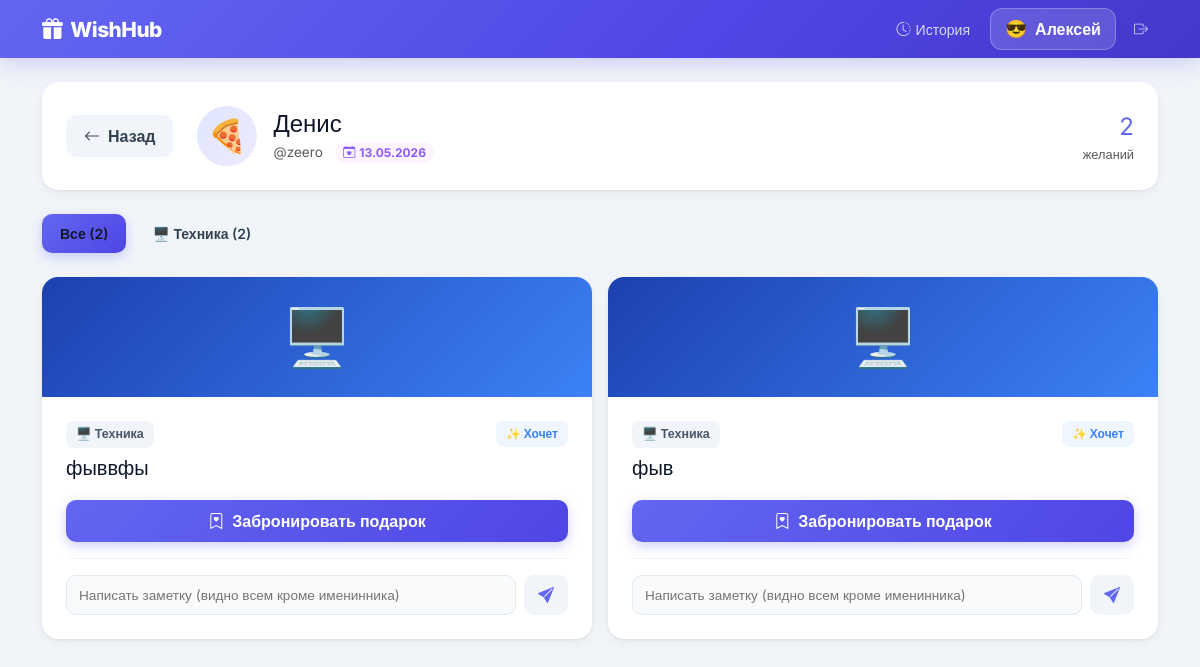
Screenshot of /user/2 (signed in) with the database file from the repository.
### app.py (models this page shows)
class User(UserMixin, db.Model):
    id            = db.Column(db.Integer, primary_key=True)
    username      = db.Column(db.String(50), unique=True, nullable=False)
    password_hash = db.Column(db.String(255), nullable=False)
    name          = db.Column(db.String(50), nullable=False)
    is_admin      = db.Column(db.Boolean, default=False)
    birthday      = db.Column(db.Date, nullable=True)
    emoji         = db.Column(db.String(10), default='🎁')
    wishes        = db.relationship('WishItem', backref='owner', lazy=True, foreign_keys='WishItem.user_id')

class WishItem(db.Model):
    id           = db.Column(db.Integer, primary_key=True)
    title        = db.Column(db.String(100), nullable=False)
    description  = db.Column(db.Text, nullable=True)
    link         = db.Column(db.String(500), nullable=True)
    image_url    = db.Column(db.String(500), nullable=True)
    price        = db.Column(db.Float, nullable=True)
    category     = db.Column(db.String(20), default='other')
    priority     = db.Column(db.String(20), default='medium')
    user_id      = db.Column(db.Integer, db.ForeignKey('user.id'), nullable=False)
    booked_by_id = db.Column(db.Integer, db.ForeignKey('user.id'), nullable=True)
    is_purchased = db.Column(db.Boolean, default=False)
    purchased_at = db.Column(db.DateTime, nullable=True)
    created_at   = db.Column(db.DateTime, default=datetime.utcnow)
    booked_by    = db.relationship('User', foreign_keys=[booked_by_id])

### app.py (the view)
@app.route('/user/<int:user_id>')
@login_required
def view_wishlist(user_id):
    if user_id == current_user.id:
        return redirect(url_for('my_wishlist'))
    target_user = db.session.get(User, user_id)
    if not target_user:
        abort(404)
    wishes = WishItem.query.filter_by(user_id=user_id, is_purchased=False)\
                           .order_by(WishItem.created_at.desc()).all()
    return render_template('wishlist.html', target_user=target_user, wishes=wishes,
                           category_map=CATEGORY_MAP, categories=CATEGORIES)

### app.py (called while the page is built)
@login_manager.user_loader
def load_user(user_id):
    return db.session.get(User, int(user_id))

### templates/wishlist.html (shortened to what this page needs)
{% extends "base.html" %}
{% block content %}
<div class="card-w p-4 mb-4">
  <div class="d-flex flex-wrap align-items-center gap-4">
    <a href="{{ url_for('index') }}" class="btn btn-w btn-w-light">
      <i class="bi bi-arrow-left me-1"></i> Назад
    </a>
    <div class="d-flex align-items-center gap-3 flex-grow-1">
      <div class="d-flex align-items-center justify-content-center rounded-circle"
           style="width:60px;height:60px;font-size:2rem;background:linear-gradient(135deg,#e0e7ff,#ede9fe);flex-shrink:0">
        {{ target_user.emoji }}
      </div>
      <div>
        <h4 class="fw-800 mb-0">{{ target_user.name }}</h4>
        <span class="text-muted" style="font-size:.85rem">@{{ target_user.username }}</span>
        {% if target_user.birthday %}
        <span class="badge ms-2 rounded-pill px-2 py-1" style="background:#fdf4ff;color:#8b5cf6;font-size:.75rem">
          <i class="bi bi-calendar-heart me-1"></i>{{ target_user.birthday.strftime('%d.%m.%Y') }}
        </span>
        {% endif %}
      </div>
    </div>
    {% set total = wishes|length %}
    {% set booked = wishes|selectattr('booked_by_id')|list|length %}
    <div class="text-end">
      <div class="fw-700" style="font-size:1.5rem;color:#6366f1">{{ total }}</div>
      <div class="text-muted" style="font-size:.8rem">желаний</div>
    </div>
  </div>
</div>
{% if wishes %}
<div class="d-flex gap-2 flex-wrap mb-4">
  <button class="btn btn-w btn-w-primary btn-sm filter-btn active" data-cat="all">Все ({{ total }})</button>
  {% for key, emoji, label, grad in categories %}
    {% set count = wishes|selectattr('category','equalto',key)|list|length %}
    {% if count > 0 %}
    <button class="btn btn-w btn-w-light btn-sm filter-btn" data-cat="{{ key }}">{{ emoji }} {{ label }} ({{ count }})</button>
    {% endif %}
  {% endfor %}
</div>
{% endif %}
{% if wishes %}
<div class="row g-3" id="wish-grid">
  {% for wish in wishes %}
  <div class="col-md-6 wish-col" data-cat="{{ wish.category }}">
    <div class="card-w h-100" id="wish-{{ wish.id }}">
      {% if wish.image_url %}
      <div style="height:180px;border-radius:16px 16px 0 0;overflow:hidden">
        <img src="{{ wish.image_url }}" alt="{{ wish.title }}"
             style="width:100%;height:100%;object-fit:cover"
             onerror="this.parentElement.innerHTML='<div style=\'height:180px;border-radius:16px 16px 0 0;background:{{ category_map[wish.category].gradient }};display:flex;align-items:center;justify-content:center;font-size:4rem\'></div>'">
      </div>
      {% else %}
      <div style="height:120px;border-radius:16px 16px 0 0;background:{{ category_map[wish.category].gradient }};display:flex;align-items:center;justify-content:center;font-size:3.5rem">
        {{ category_map[wish.category].emoji }}
      </div>
      {% endif %}
      <div class="p-4">
        <div class="d-flex justify-content-between align-items-start mb-2">
          <span class="cat-chip">{{ category_map[wish.category].emoji }} {{ category_map[wish.category].label }}</span>
          {% if wish.priority == 'high' %}
          <span class="badge-priority prio-high">🔥 Очень хочет</span>
          {% elif wish.priority == 'low' %}
          <span class="badge-priority prio-low">💭 Не срочно</span>
          {% else %}
          <span class="badge-priority prio-medium">✨ Хочет</span>
          {% endif %}
        </div>
        <h5 class="fw-700 mb-1">{{ wish.title }}</h5>
        {% if not wish.booked_by_id %}
        <form method="POST" action="{{ url_for('book_item', item_id=wish.id) }}">
          <button type="submit" class="btn btn-w btn-w-primary w-100">
            <i class="bi bi-bookmark-heart me-1"></i> Забронировать подарок
          </button>
        </form>
        {% else %}
        <div class="text-center py-2 px-3 rounded-3" style="background:#f1f5f9">
          <span class="text-muted fw-600" style="font-size:.9rem">
            <i class="bi bi-lock-fill me-1"></i> Уже берёт: {{ wish.booked_by.name }} {{ wish.booked_by.emoji }}
          </span>
        </div>
        {% endif %}
        <div class="mt-3 pt-3" style="border-top:1px solid #f1f5f9">
          <form method="POST" action="{{ url_for('add_comment', item_id=wish.id) }}" class="d-flex gap-2">
            <input type="text" name="text" class="input-w" placeholder="Написать заметку (видно всем кроме именинника)" style="font-size:.85rem;padding:8px 12px">
            <button type="submit" class="btn btn-w btn-w-light" style="flex-shrink:0;padding:8px 14px">
              <i class="bi bi-send-fill" style="color:#6366f1"></i>
            </button>
          </form>
        </div>
      </div>
    </div>
  </div>
  {% endfor %}
</div>
{% else %}
<div class="text-center py-5 card-w">
  <div style="font-size:4rem">🌟</div>
  <h4 class="fw-700 mt-3">Список желаний пока пуст</h4>
  <p class="text-muted">{{ target_user.name }} ещё не добавил желания. Может, намекнуть? 😉</p>
</div>
{% endif %}
{% endblock %}

### templates/base.html (shortened to what this page needs)
<!DOCTYPE html>
<html lang="ru">
<head>
<link href="https://cdn.jsdelivr.net/npm/bootstrap@5.3.0/dist/css/bootstrap.min.css" rel="stylesheet">
<link href="https://cdn.jsdelivr.net/npm/bootstrap-icons@1.11.3/font/bootstrap-icons.min.css" rel="stylesheet">
</head>
<body>
<nav class="navbar navbar-expand-lg navbar-custom py-2 mb-4">
  <div class="container">
    <a class="navbar-brand text-white d-flex align-items-center gap-2" href="{{ url_for('index') }}">
      <i class="bi bi-gift-fill"></i> WishHub
    </a>
    {% if current_user.is_authenticated %}
    <div class="d-flex align-items-center gap-2 ms-auto flex-wrap">
      <a href="{{ url_for('history') }}" class="nav-history-btn">
        <i class="bi bi-clock-history"></i><span class="d-none d-sm-inline">История</span>
      </a>
      <a href="{{ url_for('my_wishlist') }}" class="nav-user-btn">
        <span style="font-size:1.1rem">{{ current_user.emoji }}</span>
        <span>{{ current_user.name }}</span>
      </a>
      <form method="POST" action="{{ url_for('logout') }}" class="m-0">
        <button type="submit" class="nav-link-logout border-0 bg-transparent cursor-pointer">
          <i class="bi bi-box-arrow-right"></i>
        </button>
      </form>
    </div>
    {% endif %}
  </div>
</nav>
<div class="container pb-5">
  {% block content %}{% endblock %}
</div>
</body>
</html>

### templates/base.html (style rules this page uses)
:root { --indigo: #6366f1; --indigo-d: #4f46e5; --indigo-l: #e0e7ff; --bg: #f1f5f9; --card: #fff; --text: #0f172a; --muted: #64748b; --border: #e2e8f0; --shadow: 0 1px 3px rgba(0,0,0,.07), 0 4px 12px rgba(0,0,0,.04); --shadow-lg: 0 8px 30px rgba(99,102,241,.12); --radius: 16px; --radius-sm: 10px; }
* { box-sizing: border-box; }
body { font-family:'Inter',sans-serif; background:var(--bg); color:var(--text); min-height:100vh; }
.navbar-custom { background: linear-gradient(135deg, #6366f1 0%, #4f46e5 60%, #4338ca 100%); box-shadow: 0 4px 24px rgba(79,70,229,.25); }
.navbar-brand { font-weight: 800; font-size: 1.3rem; letter-spacing: -.5px; }
.nav-user-btn { background: rgba(255,255,255,.15); backdrop-filter: blur(8px); border: 1px solid rgba(255,255,255,.25); border-radius: 12px; color: #fff; padding: 7px 14px; font-weight: 600; text-decoration: none; display: flex; align-items: center; gap: 8px; transition: all .2s; }
.nav-link-logout { color: rgba(255,255,255,.7); text-decoration: none; font-size: .88rem; padding: 6px 10px; border-radius: 8px; transition: all .2s; }
.nav-history-btn { color: rgba(255,255,255,.8); text-decoration: none; font-size: .88rem; padding: 6px 12px; border-radius: 8px; transition: all .2s; display: flex; align-items: center; gap: 5px; }
.card-w { background: var(--card); border: none; border-radius: var(--radius); box-shadow: var(--shadow); transition: transform .25s, box-shadow .25s; }
.btn-w { border-radius: 10px; font-weight: 600; padding: 9px 18px; transition: all .2s; border: none; }
.btn-w-primary { background: linear-gradient(135deg,#6366f1,#4f46e5); color: #fff; box-shadow: 0 4px 12px rgba(99,102,241,.3); }
.btn-w-light { background: #f1f5f9; color: #334155; }
.input-w { border-radius: var(--radius-sm); border: 1.5px solid var(--border); background: #f8fafc; padding: 10px 14px; width: 100%; font-family: inherit; font-size: .95rem; transition: all .2s; outline: none; }
.badge-priority { border-radius: 8px; padding: 4px 10px; font-size: .75rem; font-weight: 700; }
.prio-medium { background: #eff6ff; color: #3b82f6; }
.cat-chip { display: inline-flex; align-items: center; gap: 5px; padding: 4px 10px; border-radius: 8px; font-size: .78rem; font-weight: 600; background: #f1f5f9; color: #475569; }

### rows the page displays
User: emoji "😎", name "Алексей"
User: emoji "🍕", name "Денис", username "zeero", birthday "13.05.2026"
WishItem: category "🖥️", category "Техника", priority "✨ Хочет", title "фыввфы"
WishItem: category "🖥️", category "Техника", priority "✨ Хочет", title "фыв"

### other values shown
{{ total }} "2"
{{ emoji }} "🖥️"
{{ label }} "Техника"
{{ count }} "2"
